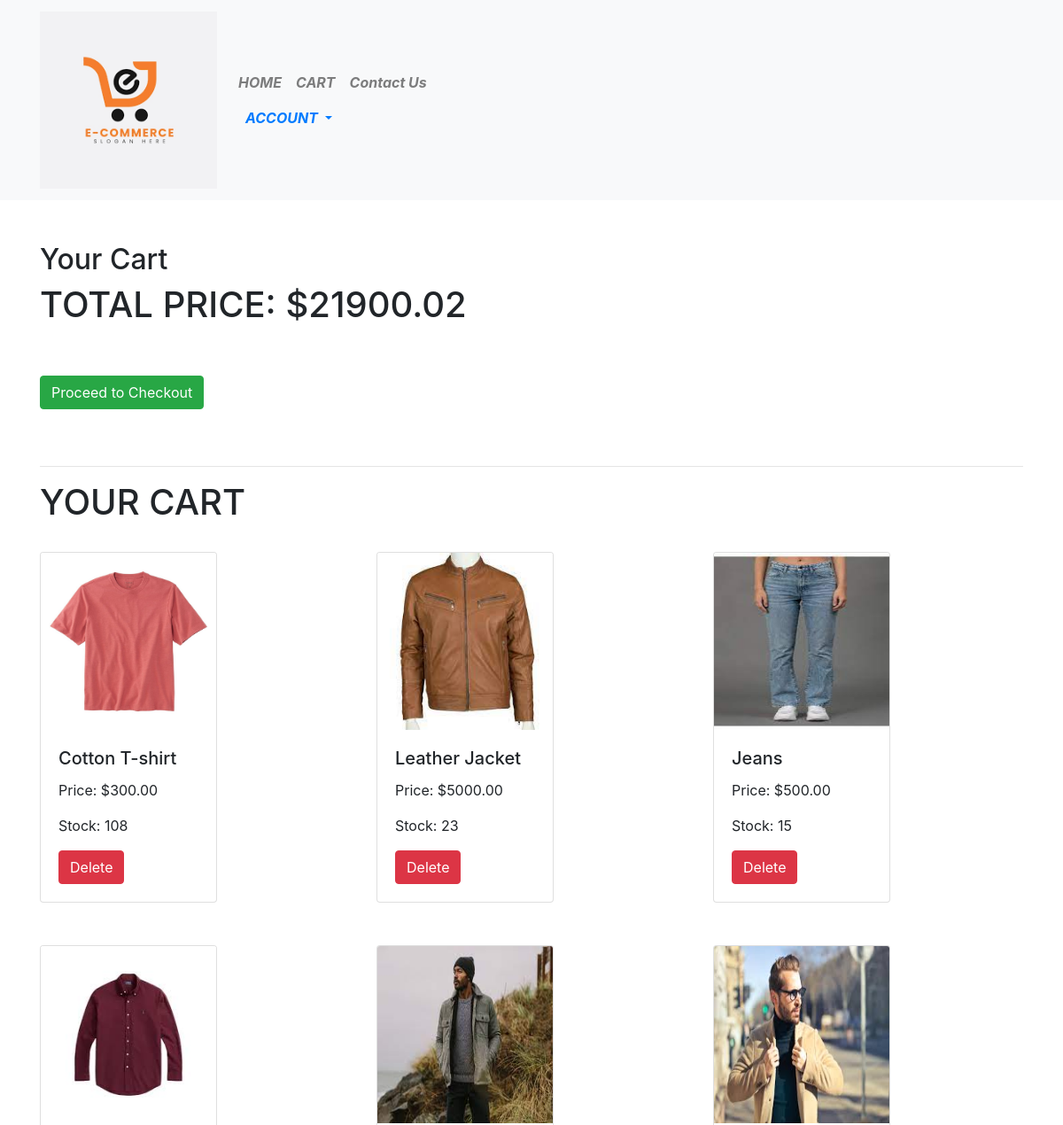
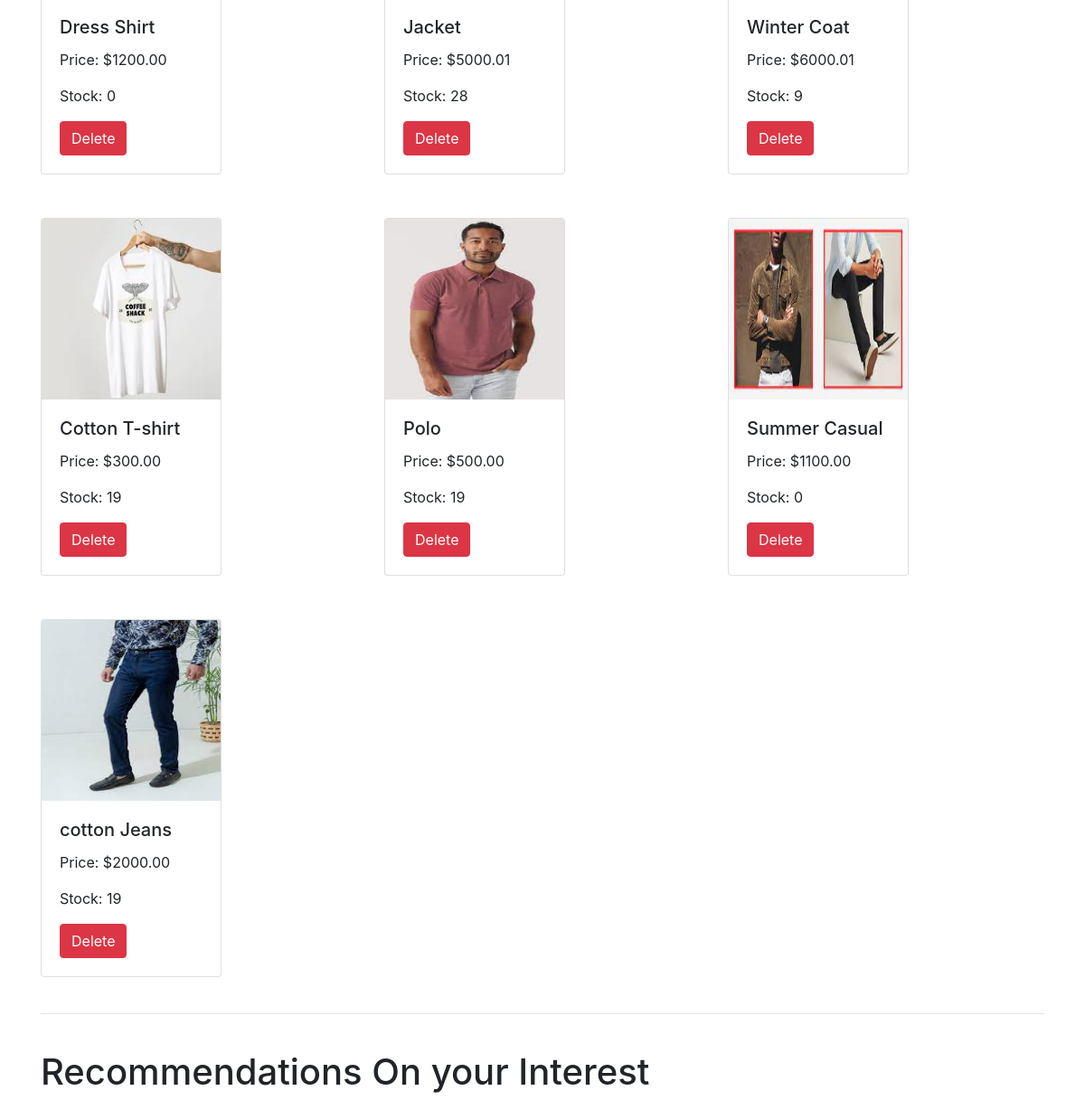
The page /cart/ (signed in) on the database its author committed (2 pictures, top to bottom).
### ecommerce/models.py (models this page shows, shortened)
class Product(models.Model):
    name = models.CharField(max_length=255)
    description = models.TextField()
    price = models.DecimalField(max_digits=10, decimal_places=2)
    availability = models.IntegerField(default=True)
    image = models.ImageField(upload_to='product_images/')
    category = models.ForeignKey(Category, on_delete=models.CASCADE)
    brand = models.ForeignKey(Brand, on_delete=models.CASCADE)

### ecommerce/views.py (the view)
# urls.py: path('cart/', views.cart ,name = 'cart'),
@login_required
def cart(request):
    user_cart, created = Cart.objects.get_or_create(user=request.user)
    recommended_context = recommend_products(request)
    recommended_products = recommended_context.get('recommended_products', [])
    context = {'cart_items': user_cart.products.all(), 'recommended_products':recommended_products}
    return render(request, 'ecommerce/cart.html', context)

### ecommerce/templatetags/custom_tags.py (called while the page is built)
@register.filter(name='calc_sum')
def calc_sum(queryset, field):
    return sum(getattr(obj, field) for obj in queryset)

### ecommerce/templates/ecommerce/cart.html (shortened to what this page needs)
{% extends 'ecommerce/base.html' %}
{% load custom_tags %}
{% block content %}
<br><br>
<div class = "container">
<h2>Your Cart</h2>
<h1>TOTAL PRICE: ${{ cart_items|calc_sum:'price' }}</h1>
<a href="/checkout" class="btn btn-success mt-5">Proceed to Checkout</a>
<br><br><br>
<hr><h1>YOUR CART</h1>
<div class="row">
    {% for product in cart_items %}
        <div class="col-md-4">
            <div class="card mt-4 mb-4" style="width: 200px;">
                <img src="{{ product.image.url }}" class="card-img-top" alt="{{ product.name }}" style="height: 200px; width: 100%;">
                <div class="card-body">
                    <h5 class="card-title">{{ product.name }}</h5>
                    <p class="card-text">Price: ${{ product.price }}</p>
                    <p class="card-text">Stock: <span id="availability{{ product.id }}">{{ product.availability }}</span></p>
                    <a href="/delete_from_cart/{{product.id}}" class="btn btn-danger">Delete</a>
                </div>
            </div>
        </div>
    {% endfor %}
</div>
<hr><br>
<h1>Recommendations On your Interest</h1>
    <br><br>
{% endblock%}

### ecommerce/templates/ecommerce/base.html (shortened to what this page needs)
{% load static %}
<!DOCTYPE html>
<html lang="en">
<head>
    <link rel="stylesheet" href="https://maxcdn.bootstrapcdn.com/bootstrap/4.0.0/css/bootstrap.min.css">
</head>
<body>
<nav class="navbar navbar-expand-lg navbar-light bg-light">
    <div class="container">
        <a class="navbar-brand" href="#">
            <img src="{% static 'ecommerce/1.png' %}" class="d-inline-block align-top" height="100" style="zoom: 2;" alt="Logo">
        </a>
        <i><strong><div class="collapse navbar-collapse" id="navbarNav">
            <ul class="navbar-nav me-auto">
                <li class="nav-item">
                    <a class="nav-link" href="/home">HOME</a>
                </li>
                <li class="nav-item">
                    <a class="nav-link" href="/cart">CART</a>
                </li>
                <li class="nav-item">
                    <a class="nav-link" href="/contact">Contact Us</a>
                </li>
            </ul>
            <div class="nav-item dropdown">
                <a class="nav-link dropdown-toggle" href="#" id="userDropdown" role="button" data-bs-toggle="dropdown" aria-expanded="false">
                   ACCOUNT
                </a>
            </div>
        </i></strong>
        </div>
</nav>
{% block content %}{% endblock %}
</body>
</html>

### rows shown on the page
Product: price.price "21900.02", image (picture), name "Cotton T-shirt", price "300.00", availability "108"
Product: image (picture), name "Leather Jacket", price "5000.00", availability "23"
Product: image (picture), name "Jeans", price "500.00", availability "15"
Product: image (picture), name "Dress Shirt", price "1200.00", availability "0"
Product: image (picture), name "Jacket", price "5000.01", availability "28"
Product: image (picture), name "Winter Coat", price "6000.01", availability "9"
Product: image (picture), name "Cotton T-shirt", price "300.00", availability "19"
Product: image (picture), name "Polo", price "500.00", availability "19"
Product: image (picture), name "Summer Casual", price "1100.00", availability "0"
Product: image (picture), name "cotton Jeans", price "2000.00", availability "19"
